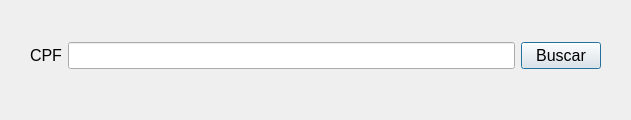
<?xml version="1.0" encoding="UTF-8"?>
<ui version="4.0">
 <class>delAtendente</class>
 <widget class="QDialog" name="delAtendente">
  <property name="geometry">
   <rect>
    <x>0</x>
    <y>0</y>
    <width>631</width>
    <height>120</height>
   </rect>
  </property>
  <property name="windowTitle">
   <string>Dialog</string>
  </property>
  <widget class="QWidget" name="layoutWidget">
   <property name="geometry">
    <rect>
     <x>30</x>
     <y>20</y>
     <width>571</width>
     <height>71</height>
    </rect>
   </property>
   <layout class="QVBoxLayout" name="verticalLayout">
    <item>
     <layout class="QHBoxLayout" name="horizontalLayout">
      <item>
       <widget class="QLabel" name="label">
        <property name="font">
         <font>
          <pointsize>12</pointsize>
         </font>
        </property>
        <property name="text">
         <string>CPF</string>
        </property>
       </widget>
      </item>
      <item>
       <widget class="QLineEdit" name="leCPF">
        <property name="font">
         <font>
          <pointsize>12</pointsize>
         </font>
        </property>
        <property name="maxLength">
         <number>11</number>
        </property>
       </widget>
      </item>
      <item>
       <widget class="QPushButton" name="btBuscar">
        <property name="font">
         <font>
          <pointsize>12</pointsize>
         </font>
        </property>
        <property name="text">
         <string>Buscar</string>
        </property>
       </widget>
      </item>
     </layout>
    </item>
   </layout>
  </widget>
 </widget>
 <resources/>
 <connections/>
</ui>
